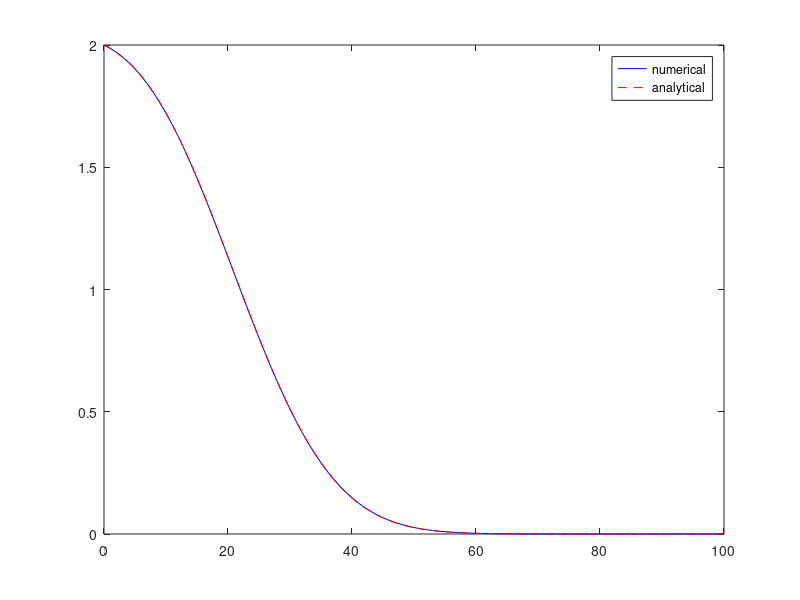

The MATLAB script that drew this image:
% soil column problem - FDA crank nicolson implementation
% solves dc/dt=D*d^2c/dx^2-v*dc/dx
% dirichlet bc's: x=0, c=c0; x=L, c=0
% D=alpha*v
function simple_column_crank_nicolson
v=0.36; alpha=5; c0=2;
L=100; n=100; T=50; nt=200;
dt=T/nt;
D=alpha*v;
dx=L/n;
x = (0:dx:L)';
nx=length(x);
b = zeros(nx,1);
CN=v*dt/dx;
DN=D*dt/dx^2;
c =zeros(nx,1);
P=v*dx/D;
if (P > 2)
    fprintf('Grid peclet number is greater than 2!\n');
    fprintf('Grid peclet number is %g\n',P);
    fprintf('Reduce grid spacing\n');
end
for k=1:nt % foor loop
    % initialize matrix diagonals
    u=ones(nx,1); % ones vector
    % each diagonal is a vector:
    d = -(DN+CN/2)*0.5*u;% lower diagonal
    e = (1+DN)*u; % middle diagonal/main diagonal
    f = (-DN+CN/2)*0.5*u; % upper diagonal
    % first node is a dirichlet b.c with c=c0;
    c(1)=c0; d(1)=0; e(1)=1; f(1)=0; b(1)=c0; % for conditions
    % last node is a dirichlet b.c with c=0;
    c(nx)=0; d(nx)=0; e(nx)=1; f(nx)=0; b(nx)=0;
    % set rhs for interior nodes
    for i=2:nx-1
        b(i)=c(i-1)*(DN+CN/2)*0.5+(1-DN)*c(i)+(DN-CN/2)*0.5*c(i+1);
    end
    A = my_spdiags([d e f],-1:1); % modify sp_diags
    c = A\b;
end
plot(x,c,'b');
hold on;
%%%%%%%%%%%%%%%
% analytical solution
f1=(x-v*T)/(2*sqrt(D*T));
f2=(x+v*T)/(2*sqrt(D*T));
c=0.5*c0*(erfc(f1)+exp(v*x/D).*erfc(f2));
plot(x,c,'--r');
legend('numerical','analytical');
hold off;
return
%%%%%%%

% modification of spdiags to adopt linpack convention
% lower diagonals taken from bottom
% upper diagonals taken from top
% i.e., rows of diagonals directly correspond to rows of matrix
% matrix is assumed to be square
% input A = a tall nxm matrix containing the 'm' diagonals
% input id = a 1xm row vector containing the 'm' offsets for each diagonal
% output A = nxn sparse matrix
function [A] = my_spdiags(A,id)
[n m] = size(A);
B = zeros(n,m);
for i=1:m
    if (id(i) <= 0)
        B(1:n+id(i),i) = A(-id(i)+1:n,i);
    else
        B(1+id(i):n,i) = A(1:n-id(i),i);
    end
end
% construct matrix
A = spdiags(B,id,n,n);
return
